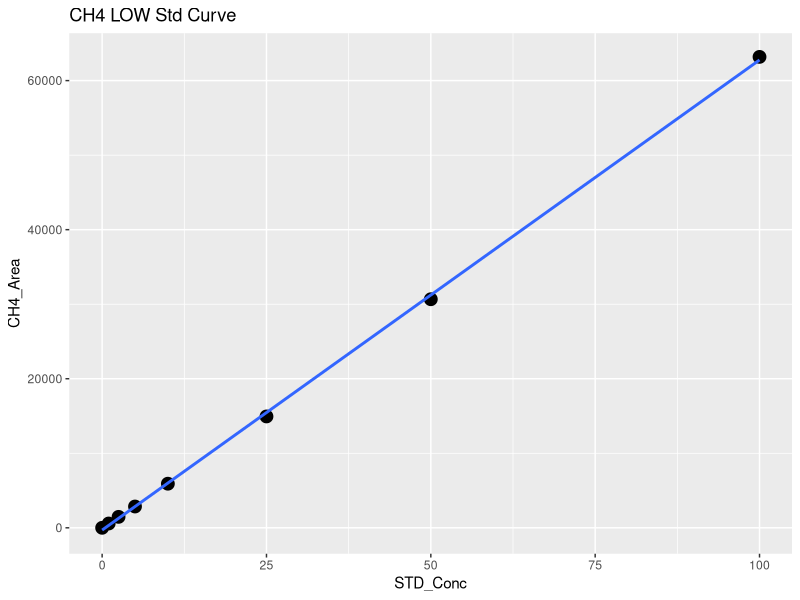
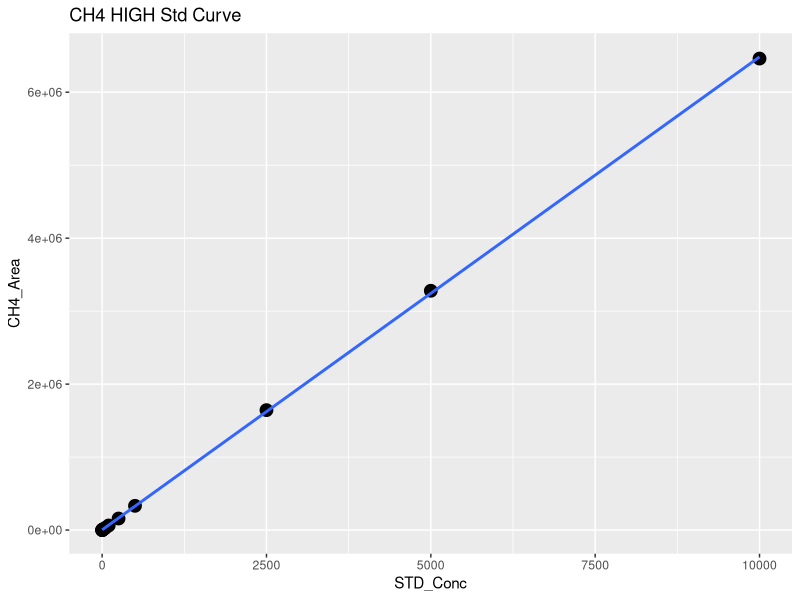
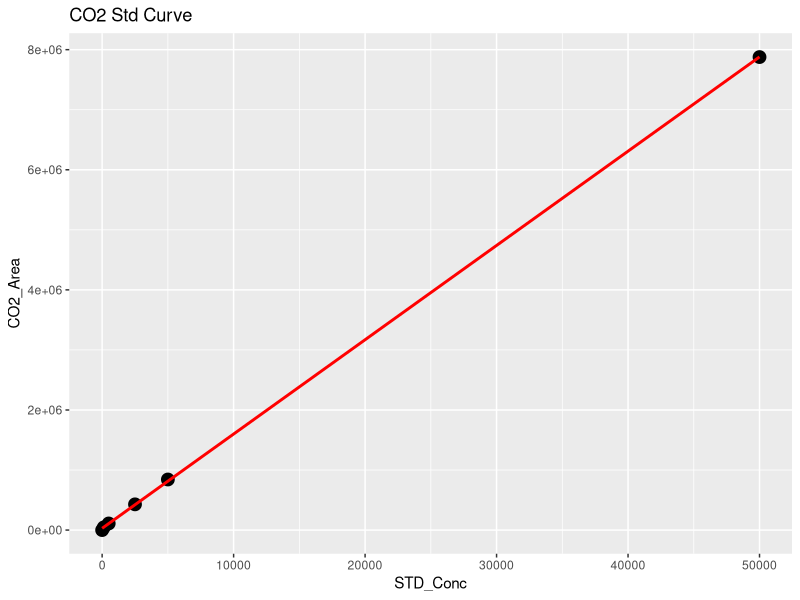
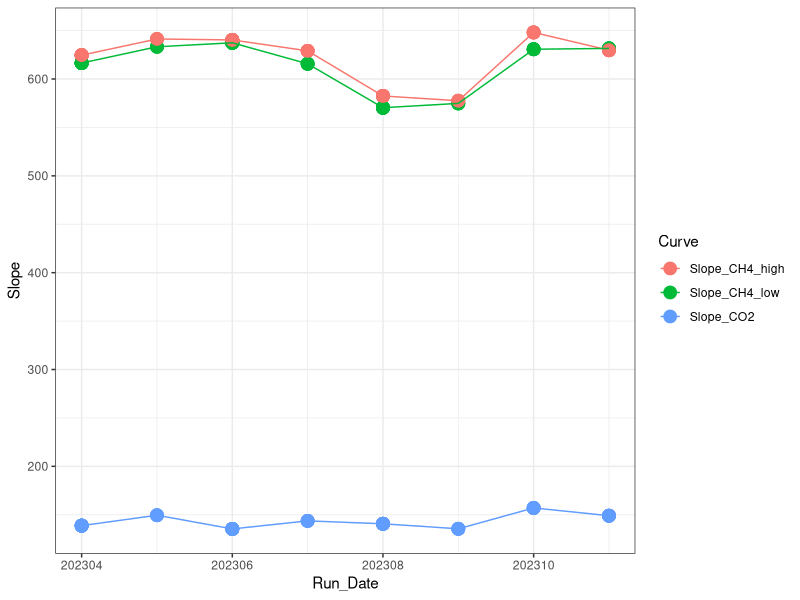

The R script that drew these images, in order: (Note: this script raises an error after producing the figures.)
## ---- chunk 1
library(dplyr)
library(ggplot2)
library(ggpubr)
library(stringr)
## ---- chunk 2

#Read in Oct Data 
raw <- read.csv("2023 Raw Data/TEMPEST_SGAS_Oct_2023_entered_SW.csv")
head(raw)

#pull out methane standards
stds_ch4 <-  raw %>%  
  filter(str_detect(Sample_Type, "STD_CH4"))
#head(stds_ch4)

#split into high curve and low curve for CH4
stds_ch4_low <- stds_ch4  %>%  
  filter(!STD_Conc > 100)

#Low curve for CH4
CH4_Low <- ggplot(stds_ch4_low, aes(STD_Conc, CH4_Area)) + geom_point(size=4) + 
  geom_smooth(method = "lm", se = FALSE) + labs(title="CH4 LOW Std Curve")
CH4_Low

CH4_Low_lm <- lm(stds_ch4_low$CH4_Area ~ stds_ch4_low$STD_Conc)
summary(CH4_Low_lm)
cf <- coef(CH4_Low_lm)

#create data frame with 1 rows and 0 columns
Slope_CH4_low <- data.frame(matrix(ncol = 0, nrow = 1))
Slope_CH4_low$Curve <- "Slope_CH4_low"
Slope_CH4_low$R2 <- summary(CH4_Low_lm)$adj.r.squared
Slope_CH4_low$Slope <- cf[2]
Slope_CH4_low$Intercept <- cf[1]
#head(Slope_CH4_low)

#High curve for CH4
CH4_High <- ggplot(stds_ch4, aes(STD_Conc, CH4_Area)) + geom_point(size=4) + 
  geom_smooth(method = "lm", se = FALSE) + labs(title="CH4 HIGH Std Curve")
CH4_High

stds_ch4_lm <- lm(stds_ch4$CH4_Area ~ stds_ch4$STD_Conc)
summary(stds_ch4_lm)
cf <- coef(stds_ch4_lm)

#create data frame with 1 rows and 0 columns
Slope_CH4_high <- data.frame(matrix(ncol = 0, nrow = 1))
Slope_CH4_high$Curve <- "Slope_CH4_high"
Slope_CH4_high$R2 <- summary(stds_ch4_lm)$adj.r.squared
Slope_CH4_high$Slope <- cf[2]
Slope_CH4_high$Intercept <- cf[1]
#head(Slope_CH4_high)

#pull out co2 standards
stds_co2 <-  raw %>%  
  filter(str_detect(Sample_Type, "STD_CO2"))
#head(stds_co2)

#CO2 Curve
CO2_stds <- ggplot(stds_co2, aes(STD_Conc, CO2_Area)) + geom_point(size=4) + 
  geom_smooth(method = "lm", se = FALSE, color="red") + labs(title="CO2 Std Curve")
CO2_stds

stds_co2_lm <- lm(stds_co2$CO2_Area ~ stds_co2$STD_Conc)
summary(stds_co2_lm)
cf <- coef(stds_co2_lm)

#create data frame with 1 rows and 0 columns
Slope_CO2 <- data.frame(matrix(ncol = 0, nrow = 1))
Slope_CO2$Curve <- "Slope_CO2"
Slope_CO2$R2 <- summary(stds_co2_lm)$adj.r.squared
Slope_CO2$Slope <- cf[2]
Slope_CO2$Intercept <- cf[1]
#head(Slope_CO2)

#pull all the slopes together into one dataframe 
Slopes <- rbind(Slope_CH4_low, Slope_CH4_high, Slope_CO2)
#head(Slopes)

#needs changed each time #####
Slopes$Run_Date <- c(202310, 202310, 202310)

log <- read.csv("2023 Raw Data/COMPASS_TEMPEST_Varian_QAQC_2023.csv")
head(log)
log <- log[ ,-c(1)]
log <- rbind(log, Slopes)

Slopes_chk <- ggplot(log, aes(Run_Date, Slope, col=Curve)) + geom_point(size=4) + geom_line() + theme_bw()
Slopes_chk

write.csv(log, "2023 Raw Data/COMPASS_TEMPEST_Varian_QAQC_2023.csv")
## ---- chunk 3
#head(raw)

#pull out methane standards
Samples <-  raw %>%  
  filter(!str_detect(Sample_Type, "STD_CH4")) %>%  
  filter(!str_detect(Sample_Type, "STD_CO2")) %>%  
  filter(!str_detect(Sample_Type, "Blank")) %>%  
  filter(!str_detect(Sample_Type, "Chk_STD")) %>%  
   filter(!str_detect(Sample_Type, "CHKSTD")) %>%
  filter(!str_detect(Sample_Type, "NA"))
#head(Samples)

#Now flag any areas that are above the 100ppm area for CH4
Samples$CH4_Curve <- ifelse(Samples$CH4_Area >71000, "High", "Low")
#head(Samples)

#Calculate CH4 concentrations in ppm
Samples$CH4_Conc_ppm <- ifelse(Samples$CH4_Area >71000, (Samples$CH4_Area-Slope_CH4_high$Intercept)/Slope_CH4_high$Slope,                                       (Samples$CH4_Area-Slope_CH4_low$Intercept)/Slope_CH4_low$Slope )

#Calculate CO2 concentrations in ppm 
Samples$CO2_Conc_ppm <- ((Samples$CO2_Area-Slope_CO2$Intercept)/Slope_CO2$Slope) 

#head(Samples)

##########make flags for any dilutions needed 
#highest CH4 standard = 10000
#highest CO2 standard = 50000

Samples$CH4_Flag <- ifelse(Samples$CH4_Conc_ppm >10000, "Needs Dilution", "Within Range")
Samples$CO2_Flag <- ifelse(Samples$CO2_Conc_ppm >50000, "Needs Dilution", "Within Range")
#head(Samples)

## ---- chunk 4

chks <-  raw %>%  
  filter(!str_detect(Sample_Type, "STD_CH4")) %>%  
  filter(!str_detect(Sample_Type, "STD_CO2")) %>%  
  filter(!str_detect(Sample_Type, "Blank")) %>%  
  filter(!str_detect(Sample_Type, "Unknown")) %>%  
  filter(!str_detect(Sample_Type, "NA"))
#head(chks)

#Calculate CH4 concentrations in ppm
chks$CH4_Conc_ppm <- ifelse(chks$CH4_Area >71000, 
                      (chks$CH4_Area-Slope_CH4_high$Intercept)/Slope_CH4_high$Slope,                                       (chks$CH4_Area-Slope_CH4_low$Intercept)/Slope_CH4_low$Slope )

#Calculate CO2 concentrations in ppm 
chks$CO2_Conc_ppm <- ((chks$CO2_Area-Slope_CO2$Intercept)/Slope_CO2$Slope)



#change this if check standard concentrations are different 
level_ch4 <- 5      #ppm
level_co2 <- 1000   #ppm

#calculate percent difference of check standards 
chks$Ch4_diff <- ((chks$CH4_Conc_ppm - level_ch4)/((chks$CH4_Conc_ppm + level_ch4)/2)) * 100
chks$CH4_diff_flag <-  ifelse(chks$Ch4_diff <10, 'YES', 'NO, rerun')

chks$CO2_diff <- ((chks$CO2_Conc_ppm - level_co2)/((chks$CO2_Conc_ppm + level_co2)/2)) * 100
chks$CO2_diff_flag <-  ifelse(chks$CO2_diff <10, 'YES', 'NO, rerun')

#now plot the Ch4 concentrations and the CO2 concentrations vs. the expected concentration 
#then also make the color the percent difference between the expected and observed concentration 

ch4_chk <-  ggplot(data = chks, aes(x = Sample_ID, y = CH4_Conc_ppm, fill=CH4_diff_flag)) +
       geom_bar(stat = 'identity') + 
        scale_fill_manual(values=c("darkgreen", "darkgrey"))+
        theme_classic() + labs(x= " ", y="Percent Difference  (%)", title="Check Stds: CH4") + 
        theme(legend.position="bottom") +  geom_hline(yintercept=level_ch4, linetype="dashed", 
                color = "black", size=1)


co2_chk <-  ggplot(data = chks, aes(x = Sample_ID, y = CO2_Conc_ppm, fill=CO2_diff_flag)) +
       geom_bar(stat = 'identity') + 
        scale_fill_manual(values=c("darkgreen", "darkgrey"))+
        theme_classic() + labs(x= " ", y="Percent Difference  (%)", title="Check Stds: CO2") + 
        theme(legend.position="bottom") +  geom_hline(yintercept=level_co2, linetype="dashed", 
                color = "black", size=1)

ggarrange(ch4_chk, co2_chk, nrow=1, ncol=2)


## ---- chunk 5

#multiply the concentration by the dilution factor
Samples$CH4_Conc_ppm_dilcorr <- (Samples$CH4_Conc_ppm * Samples$Dilution_Factor)

Samples$CO2_Conc_ppm_dilcorr <- (Samples$CO2_Conc_ppm * Samples$Dilution_Factor)

#check results
#head(Samples)

#quick first look at the samples 
ch4_samples <-  ggplot(data = Samples, aes(x = Sample_ID, y = CH4_Conc_ppm, fill=CH4_Flag)) +
       geom_bar(stat = 'identity') + 
        scale_fill_manual(values=c("darkgreen","red"))+
        theme_classic() + labs(x= " ", y="CH4 (ppm)", title="CH4: Green = Within Range") + 
        theme(legend.position="none") 


co2_samples <-  ggplot(data = Samples, aes(x = Sample_ID, y = CO2_Conc_ppm, fill=CO2_Flag)) +
       geom_bar(stat = 'identity') + 
        scale_fill_manual(values=c( "darkgreen", "red"))+
        theme_classic() + labs(x= " ", y="CO2 (ppm)", title="CO2: Green = Within Range") + 
        theme(legend.position="none") 

ggarrange(ch4_samples, co2_samples, nrow=1, ncol=2)


## ---- chunk 6

# Convert ppm CH4 to total umol CH4 in the sample headspace
# use Ideal Gas Law:  
#   hdsp umol CH4 = ppm CH4*(PV/RT) 
#      P = 1 (pressure in atm)
#      R = 0.082 (gas constant)
#      V = 0.015 (gas syringe volume in L)
#      T = "TempC" column value in Kelvin (equilibration temperature)

#set the volume used for the sample
volume = 0.02
TempC <-  25 #I am assuming 25C not sure how we want to handle this

#Calculate CH4 concentrations in ppm
Samples$CH4_Conc_umol <- ifelse(Samples$G_W == "W",
                    ((Samples$CH4_Conc_ppm_dilcorr*((1*volume/1000)/(0.08206*(TempC+273.15))))/(volume/1000)),
                    ((((Samples$CH4_Conc_ppm_dilcorr/1000))/16.04)*1000000  ))
Samples$CO2_Conc_umol <- ifelse(Samples$G_W == "W",
                    ((Samples$CO2_Conc_ppm_dilcorr*((1*volume/1000)/(0.08206*(TempC+273.15))))/(volume/1000)),
                    ((((Samples$CO2_Conc_ppm_dilcorr/1000))/16.04)*1000000  ))

#quick first look at the samples 
ch4_samples1 <-  ggplot(data = Samples, aes(x = Sample_ID, y = CH4_Conc_umol, fill=G_W)) +
       geom_bar(stat = 'identity') + 
        scale_fill_manual(values=c("darkgrey","darkblue"))+ 
        theme_classic() + labs(x= " ", y="CH4 (uM)", title="CH4: Blue = PW Sample") + 
        theme(legend.position="none") 


co2_samples1 <-  ggplot(data = Samples, aes(x = Sample_ID, y = CO2_Conc_umol, fill=G_W)) +
       geom_bar(stat = 'identity') + 
        scale_fill_manual(values=c("darkgrey","darkblue"))+
        theme_classic() + labs(x= " ", y="CO2 (uM)", title="CO2: Blue = PW Sample") + 
        theme(legend.position="none") 

ggarrange(ch4_samples1, co2_samples1, nrow=1, ncol=2)

## ---- chunk 7
#check results
#head(Samples)

#pull out what we need 
Samples1 <- Samples[ ,c(1:3,6:16,20, 24:30)]
#head(Samples1)

write.csv(Samples1, "2023 Processed Data/COMPASS_TEMPEST_SGW_202310_Processed.csv")
